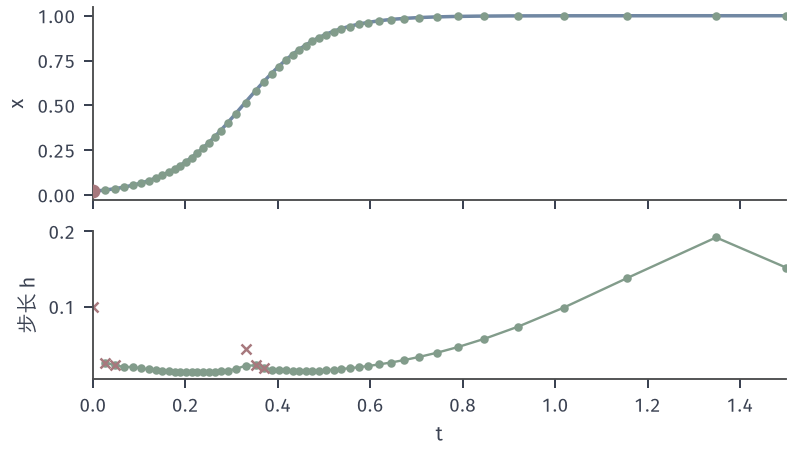

Here is the Python script that generated this plot:
from pathlib import Path
import sys
sys.path.insert(0, str(Path(__file__).resolve().parents[1]/"odenum-common"))
from odenum_common import *

# Target: Heun-Euler adaptive steps on a sharp logistic front.
r = 12.0; x0 = 0.02
g = lambda t, x: r*x*(1-x)
sol = lambda t: x0/(x0+(1-x0)*np.exp(-r*t))
acc, rej, nf = heun_euler_adaptive(g, 0.0, 1.5, x0, 0.1, 1e-3, 1e-3)
fig, ax = figure(width_mm=112, height_mm=64, nrows=2, sharex=True, gridspec_kw={'height_ratios': [1.3, 1]})
tt = np.linspace(0, 1.5, 500)
ax[0].plot(tt, sol(tt), color=BLUE, lw=1.4)
ta = np.array([a[0] for a in acc]); xa = np.array([a[1][0] for a in acc]); ha = np.array([a[2] for a in acc])
ax[0].plot(ta, xa, 'o', color=GREEN, ms=2.4, zorder=4)
ax[0].plot([ta[0]], [xa[0]], 'o', color=RED, ms=4.5, zorder=5)
ax[0].set_ylabel(r'$x$')
ax[1].plot(ta[1:], ha[1:], 'o-', color=GREEN, lw=.95, ms=2.4)
for tr, xr, hr in rej:
    ax[1].plot([tr], [hr], 'x', color=RED, ms=4)
ax[1].set_xlabel(r'$t$'); ax[1].set_ylabel('步长 h'); ax[1].set_xlim(0, 1.5)
save(fig, Path(__file__).resolve().parent, 'figure', {'accepted': len(acc)-1, 'rejected': len(rej), 'nfev': nf, 'error': float(abs(xa[-1]-sol(1.5)))})
print(len(acc)-1, len(rej), nf, abs(xa[-1]-sol(1.5)))
